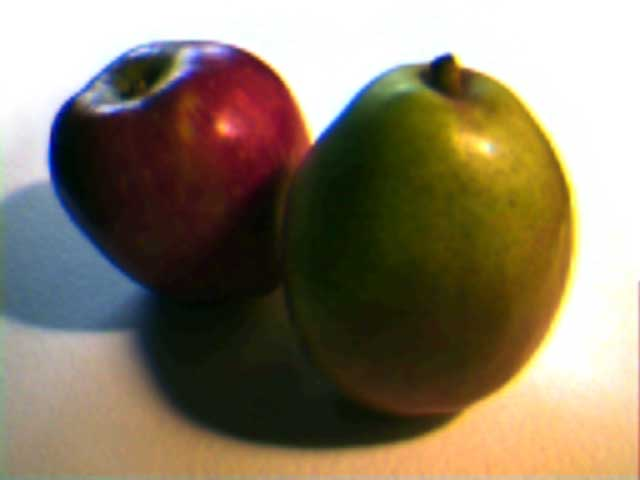
#> input picture src3/A.jpg, 640 x 480 px
$ python main.py
#> lines starting #> are read from the running program, lines starting #| are printed output that depends on the picture
import numpy as np
import cv2
from sklearn.feature_extraction.image import extract_patches_2d as extract
from sklearn.neighbors import NearestNeighbors
import pyflann as pyflann

"""
To get pyflann to work I had to copy the x64 directory from Lib>site-packages>pyflann>lib>win32
into envs>python>Lib>site-packages>pyflann>win32. If you have difficulties just use sklearn, and remove references
to pyflann.
"""


def read_images(apath, appath, bpath):
#> called with apath = 'src3/A.jpg', appath = 'src3/Ap.jpg', bpath = 'src3/B.jpg'
    imgA = cv2.imread(apath, cv2.IMREAD_UNCHANGED)/255.0
    imgAp = cv2.imread(appath, cv2.IMREAD_UNCHANGED)/255.0
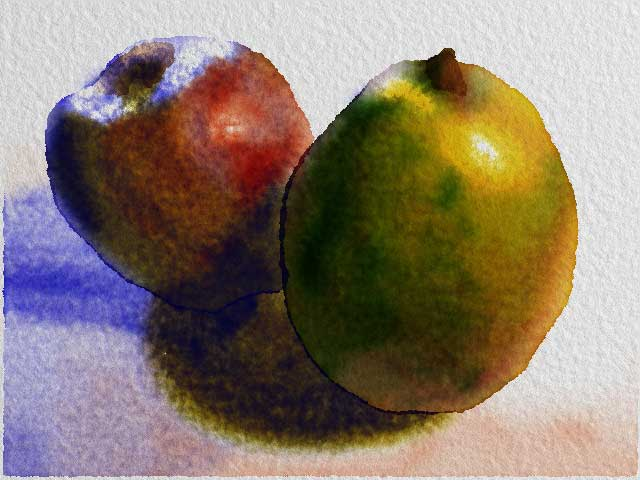
#> input picture src3/Ap.jpg, 640 x 480 px
    imgB = cv2.imread(bpath, cv2.IMREAD_UNCHANGED)/255.0
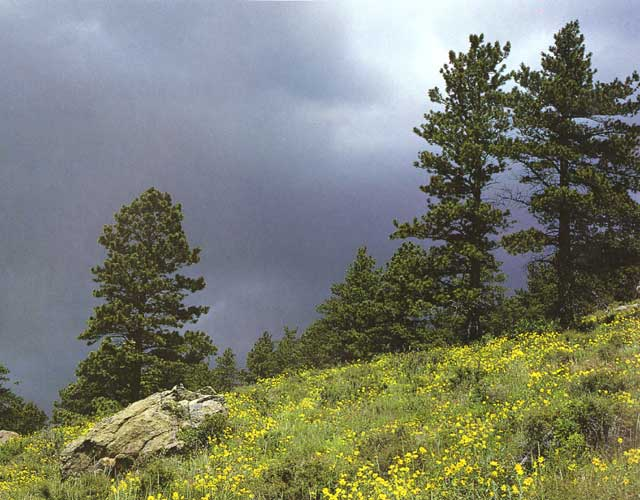
#> input picture src3/B.jpg, 640 x 500 px

    return imgA, imgAp, imgB


# [20 lines left out: functions add_pairs, remap_y, not called in this run]


def rgb2yiq(image, remap=False, remap_target=None, feature='y'):
#> called with remap = False, feature = 'y'
    yiq_xform = np.array([[0.299, 0.587, 0.114],
                          [0.596, -0.275, -0.321],
                         [0.212, -0.523, 0.311]])
    yiq = np.dot(image, yiq_xform.T.copy())
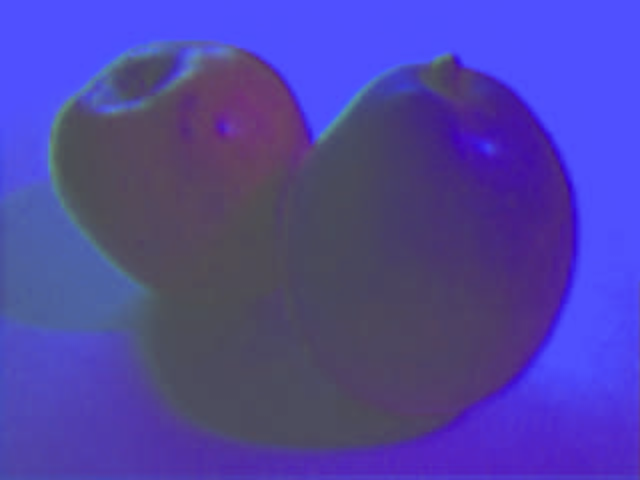
#> yiq: shape (480, 640, 3) float64; mean B, G, R 0.467, -0.0661, -0.00284; drawn with min black and max white

    if remap:
        remap_y(image, remap_target)
    if feature == 'y':
        return yiq[:,:,0]
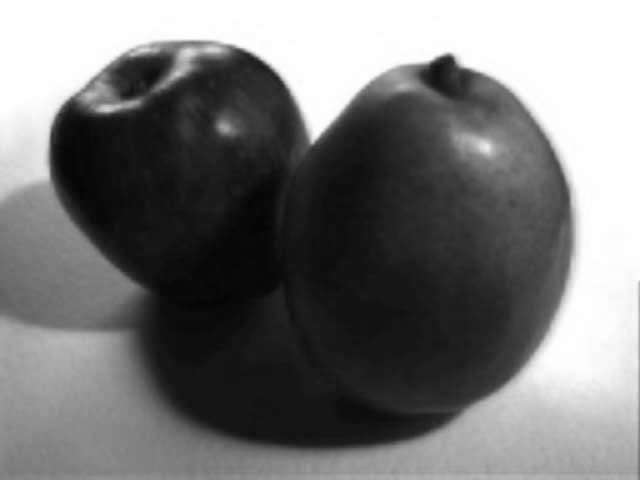
#> returned value: shape (480, 640) float64; min 0.0129, max 1, mean 0.467
    elif feature == 'yiq':
        return yiq


# [7 lines left out: function yiq2rgb, not called in this run]


def get_pyramid(image, levels):
#> called with levels = 5
    img = image.copy()
    pyr = [img]
    for i in range(levels):
        img = cv2.pyrDown(img)
        pyr.append(img)
#> after the loop, pyr = 6 items

    return pyr


def get_features(img, causal=False):

    #create 5x5 neighborhood for L, pad so that feature list is correct dimensions
    patches = cv2.copyMakeBorder(img,2,2,2,2,cv2.BORDER_DEFAULT)
    patches = extract(patches, (5, 5))
    if causal:
        features = np.zeros((img.shape[0],img.shape[1],12))
    else:
        features = np.zeros((img.shape[0],img.shape[1],25))

    height, width = img.shape  # dimensions of the current level of the gaussian pyramid
    for i in range(height):
        for j in range(width):
                features[i, j, :] = patches[i * width + j].flatten()[0:features.shape[2]]

    return features


def make_analogy(lvl, Nlvl, A_L, Ap_L, B_L, Bp_L, s_L, kappa=0, method='pyflann'):
    A_f = get_features(A_L[lvl])
    Ap_f = get_features(Ap_L[lvl][:,:,0], causal=True)
    A_f = np.concatenate((A_f, Ap_f), 2)

    # initialize additional feature sets and B mats
    if lvl < Nlvl:
        Ad_f = cv2.resize(A_L[lvl+1], (A_L[lvl].shape[1],A_L[lvl].shape[0]), interpolation=cv2.INTER_CUBIC)
        Ad_f = get_features(Ad_f)
        Apd_f = cv2.resize(Ap_L[lvl + 1][:,:,0], (Ap_L[lvl].shape[1], Ap_L[lvl].shape[0]), interpolation=cv2.INTER_CUBIC)
        Apd_f = get_features(Apd_f)
        A_f = np.concatenate((A_f, Ad_f, Apd_f), 2)
        B1 = cv2.resize(B_L[lvl + 1], dsize=(B_L[lvl].shape[1], B_L[lvl].shape[0]), interpolation=cv2.INTER_CUBIC)
        Bp1 = cv2.resize(Bp_L[lvl + 1], dsize=(Bp_L[lvl].shape[1], Bp_L[lvl].shape[0]), interpolation=cv2.INTER_CUBIC)
        B1_border = cv2.copyMakeBorder(B1, 2, 2, 2, 2, cv2.BORDER_DEFAULT)
        Bp1_border = cv2.copyMakeBorder(Bp1, 2, 2, 2, 2, cv2.BORDER_DEFAULT)

    # initialize mat by taking previous pyramid level and resize it to the same shape as the current level
    # for lvl=Nlvl you can initialize it with current Ap, B or with some randomization function. You can
    # get some really interesting results from changing the source for the first B'
    if lvl < Nlvl:
        Bp_L[lvl] = cv2.resize(Bp_L[lvl+1], dsize=(Bp_L[lvl].shape[1], Bp_L[lvl].shape[0]), interpolation=cv2.INTER_CUBIC)
    else:
        Bp_L[lvl] = cv2.resize(B_L[lvl], dsize=(Bp_L[lvl].shape[1], Bp_L[lvl].shape[0]), interpolation=cv2.INTER_CUBIC)

    # resolve border issue by padding 2 pixels for 5x5 neighborhood
    B_border = cv2.copyMakeBorder(B_L[lvl],2,2,2,2,cv2.BORDER_DEFAULT)
    Bp_border = cv2.copyMakeBorder(Bp_L[lvl],2,2,2,2, cv2.BORDER_DEFAULT)

    # put feature list into index format M*N,numFeatures (25+12)
    A_f_2d = np.reshape(A_f, (A_f.shape[0]*A_f.shape[1], A_f.shape[2]))

    """  Begin Neighbor Search Methods  """
    if method == 'pyflann_kmeans':
        flann = pyflann.FLANN()

        print("Building FLANN kmeans index for size:", A_f.size, "for A size", Ap_L[lvl].size)
        flann_p = flann.build_index(A_f_2d, algorithm="kmeans", branching=32, iterations=-1, checks=16)
        print("FLANN kmeans index done...")

    elif method == 'pyflann_kdtree':
        flann = pyflann.FLANN()

        print("Building FLANN kdtree index for size:", A_f.size, "for A size", Ap_L[lvl].size)
        flann_p = flann.build_index(A_f_2d, algorithm="kdtree")
        print("FLANN kdtree index done...")

    elif method == 'sk_nn':
        print("Building Scikit Nearest Neighbors index for size:", A_f.size, "for A size", Ap_L[lvl].size)
        sknn = NearestNeighbors(n_neighbors=1, algorithm='auto').fit(A_f_2d)
        print("NN index done...")
    """  End Neighbor Search Methods  """

    coh_chosen = 0

    for x in range(2, B_border.shape[0]-2):
        if x%25 == 0:
            print("Rastering row", x, "of", B_border.shape[0]-4)

        for y in range(2, B_border.shape[1]-2):
            # this is where you really are in B
            bx, by = x-2, y-2

            B_patch = B_border[x-2:x+3,y-2:y+3,0].flatten()
            Bp_causal = Bp_border[x-2:x+1,y-2:y+3,0].flatten()[0:12]
            B_f = np.concatenate((B_patch, Bp_causal))

            if lvl < Nlvl:  # get same set features as A_F
                B1_patch = B1_border[x-2:x+3,y-2:y+3,0].flatten()
                Bp1_patch = Bp1_border[x-2:x+3,y-2:y+3,0].flatten()
                B_f = np.concatenate((B_f, B1_patch, Bp1_patch),0)

            if method == 'sk_nn':
                distance, neighbor = sknn.kneighbors(B_f[None, :])
                neighbor = int(neighbor[0])
            else:
                neighbor, distance = flann.nn_index(B_f, 1, checks=flann_p['checks'])
            distance = distance**2
            # get p. turn number in neighbor to coordinate in A_f
            m,n = np.unravel_index(neighbor, (A_f.shape[0], A_f.shape[1]))
            if kappa > 0:
                coh_neighbor, coh_distance = get_coherent(A_f, B_f, bx, by, s_L[lvl])
                # coh_fact is squared to get it closer to the performance as described in Hertzmann paper
                coh_fact = (1.0 + 2.0 ** (lvl - Nlvl) * kappa)**2
                if coh_distance <= distance*coh_fact:
                    m,n = coh_neighbor
                    coh_chosen += 1

            Bp_L[lvl][bx,by,0] = Ap_L[lvl][m,n,0]
            # save s
            s_L[lvl][bx, by, 0] = m
            s_L[lvl][bx, by, 1] = n

    print("coherent pixel chosen", coh_chosen, "times.")

    return Bp_L[lvl]


# [126 lines left out: functions make_analogy_color, get_coherent, not called in this run]
"""
Frame work for looping through make_analogy
Parameters:
A.jpg, Ap.jpg, B.jpg : Inputs into the framework. Will attempt to create novel image Bp.
remap_A : specifies whether an attempt should be made to normalize the luminance of A and Ap to B. Can help with
            artifacting with images of noticeably different luminance averages.
pyr_levels : number of Gaussian pyramids to iterate along. Increases expression of low frequency features.
kappa : coherence weight, refer to Hertzmann paper for some suggested values
search_method : each works well. Three are implemented: pyflann_kmeans, pyflann_kdtree, and sk_nn. kmeans iterations
                is set to reach convergence. If you want to speed up kmeans you may want to change it to 7-10. kdtree
                is probably the fastest, sk_nn is the slowest.
type : two types are implemented. The default is luminance since the paper predominantly did its work only in the
        luminance domain. The color setting lets you apply the color from textures and colorize grayscale features.

"""


"""  Start User Defined Inputs  """
remap_A = 1
pyr_levels = 5
kappa = 0
# method can be pyflann_kmeans, pyflann_kdtree or sk_nn, default:pyflann_kmeans
search_method = 'pyflann_kdtree'
# type can be luminance or color, most effects work with luminance. Texture synthesis works well with color
# default:luminance
type = 'luminance'
additional_pairs = False
# type the path of your images here. You can change the output path at the bottom
imgA, imgAp, imgB = read_images("src3/A.jpg", "src3/Ap.jpg", "src3/B.jpg")
if additional_pairs:  # add/remove a line for each pair you want to cat to A and Ap for training on a single loop
    imgA, imgAp = add_pairs(imgA, imgAp, "src3/A2.jpg", "src3/Ap2.jpg")
    imgA, imgAp = add_pairs(imgA, imgAp, "src3/A3.jpg", "src3/Ap3.jpg")
"""  End User Defined Inputs  """

"""
Compute Gaussian pyramids for A, A', and B
"""
# initialize pyramids (denoted by _L)
if type == 'luminance':
    A_L = get_pyramid(rgb2yiq(imgA), pyr_levels)
#> A_L = 6 items
    B_L = get_pyramid(rgb2yiq(imgB, feature='yiq'), pyr_levels)
#> call 2 of rgb2yiq, with remap = False, feature = 'yiq'
#> in rgb2yiq (call 2), `yiq = np.dot(image, yiq_xform.T.copy())`:
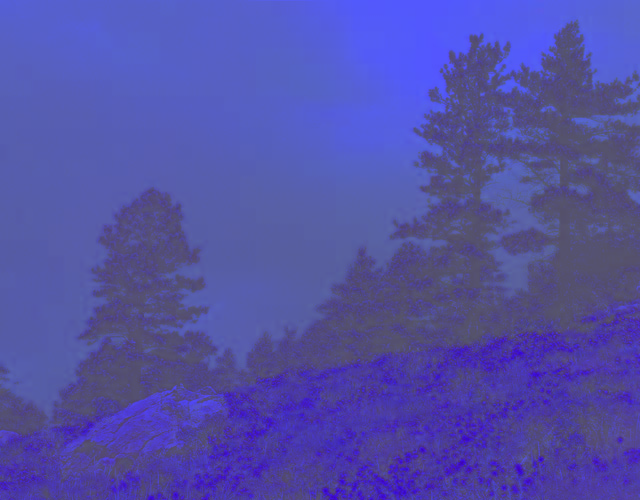
#> yiq: shape (500, 640, 3) float64; mean B, G, R 0.477, -0.0308, -0.017; drawn with min black and max white
#> B_L = 6 items
    Ap_L = get_pyramid(rgb2yiq(imgAp, feature='yiq'), pyr_levels)
#> call 3 of rgb2yiq, with remap = False, feature = 'yiq'
#> in rgb2yiq (call 3), `yiq = np.dot(image, yiq_xform.T.copy())`:
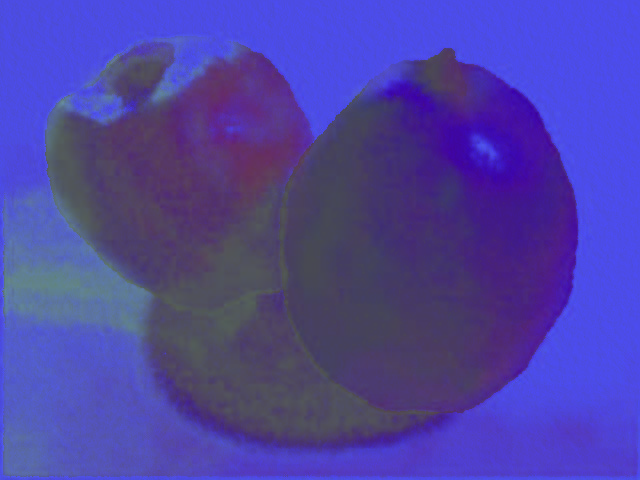
#> yiq: shape (480, 640, 3) float64; mean B, G, R 0.478, -0.0497, 0.00714; drawn with min black and max white
#> Ap_L = 6 items
elif type == 'color':
    A_L = get_pyramid(imgA, pyr_levels)
    B_L = get_pyramid(imgB, pyr_levels)
    Ap_L = get_pyramid(imgAp, pyr_levels)

Bp_L = []
s = []
for i in range(len(B_L)):
    Bp_L.append(np.zeros(B_L[i].shape))
    s.append(np.zeros((B_L[i].shape[0],B_L[i].shape[1],2))-1)
#> this loop made 6 passes
#> after the loop, Bp_L = 6 items; s = 6 items

# process pyramid from coursest to finest
for lvl in range(pyr_levels, -1, -1):
    print("Starting Level: ", lvl, "of ", pyr_levels)

    if type == 'luminance':
#> (the run stopped early here; a loop or call above may not have finished)
